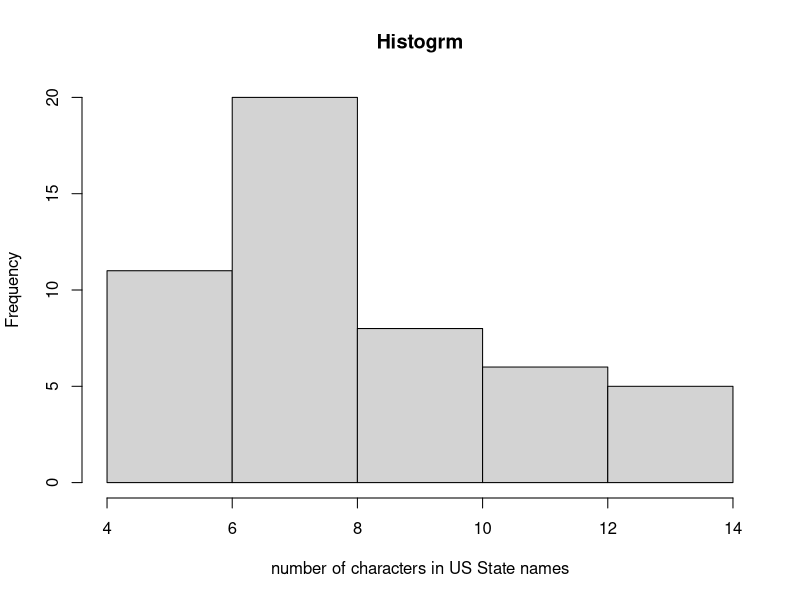

This figure's R source:
#Assignment 4.3
states = rownames(USArrests)

#Get states names with 'w'.

grep(pattern = "w", x=states, value = T)

#Get states names with 'W'.

grep(pattern = "W", x=states, value = T)

#Prepare a histogram of the number of characters in each US state.

l <- nchar(states)
hist(l, main = "Histogrm",
      xlab = "number of characters in US State names")